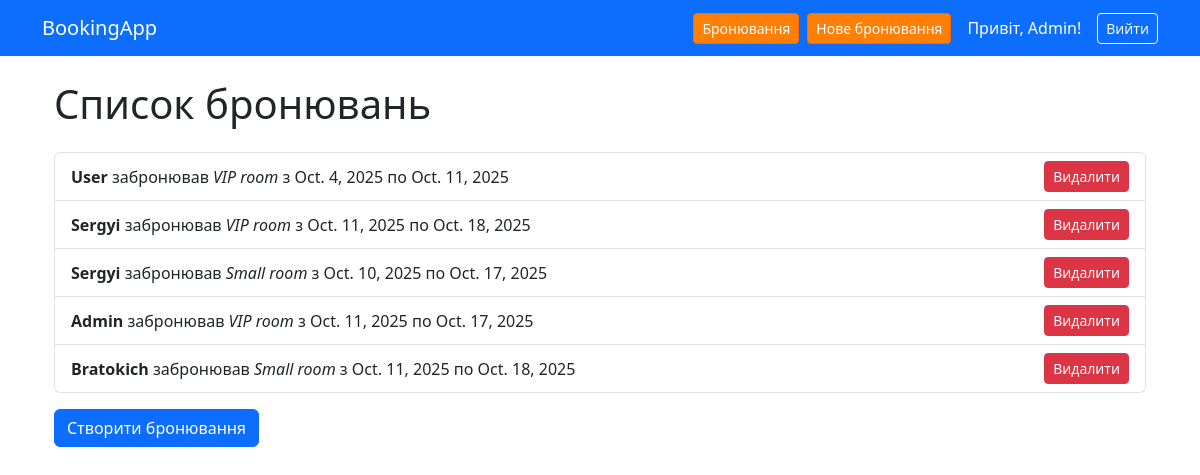
The page /bookings/ (signed in) on the database its author committed.
### booking_app/models.py (models this page shows, shortened)
class Booking(models.Model):
    customer = models.ForeignKey(Customer, on_delete=models.CASCADE)
    room = models.ForeignKey(Room, on_delete=models.CASCADE)
    check_in = models.DateField()
    check_out = models.DateField()

class Customer(models.Model):
    user = models.OneToOneField(User, on_delete=models.CASCADE)
    phone = models.CharField(max_length=20)
    def __str__(self):
        return self.user.username

class Room(models.Model):
    name = models.CharField(max_length=200)
    capacity = models.IntegerField()
    price_per_night = models.DecimalField(max_digits=8, decimal_places=2)
    def __str__(self):
        return self.name

### booking_app/views.py (the view)
# urls.py: path("bookings/", views.booking_list, name="booking_list"),
@login_required
def booking_list(request):
    if not request.user.is_staff:
        return redirect("room_list")
    bookings = Booking.objects.all()
    return render(request, "booking_list.html", {"bookings": bookings})

### booking_app/templates/booking_list.html (shortened to what this page needs)
{% extends "base.html" %}
{% block content %}
<div class="container mt-4">
    <h1 class="mb-4">Список бронювань</h1>
    <ul class="list-group">
        {% for booking in bookings %}
            <li class="list-group-item d-flex justify-content-between align-items-center">
                <div>
                    <strong>{{ booking.customer }}</strong> забронював
                    <em>{{ booking.room }}</em>
                    з {{ booking.check_in }} по {{ booking.check_out }}
                </div>
                <a href="{% url 'cancel_booking' booking.id %}" class="btn btn-danger btn-sm">Видалити</a>
            </li>
        {% empty %}
            <li class="list-group-item text-muted">Немає бронювань</li>
        {% endfor %}
    </ul>
    <div class="mt-3">
        <a href="{% url 'create_booking' %}" class="btn btn-primary">Створити бронювання</a>
    </div>
</div>
{% endblock %}

### booking_app/templates/base.html (shortened to what this page needs)
{% load static %}
<!DOCTYPE html>
<html lang="uk">
<head>
    <link href="https://cdn.jsdelivr.net/npm/bootstrap@5.3.2/dist/css/bootstrap.min.css" rel="stylesheet">
    <link rel="stylesheet" href="{% static 'css/custom.css' %}">
</head>
<body>
<nav class="navbar navbar-expand-lg navbar-dark bg-primary">
  <div class="container">
    <a class="navbar-brand" href="{% url 'room_list' %}">BookingApp</a>
    <div class="d-flex align-items-center gap-2">
      <a class="btn btn-light btn-sm" href="{% url 'booking_list' %}">Бронювання</a>
      <a class="btn btn-light btn-sm" href="{% url 'create_booking' %}">Нове бронювання</a>
      {% if user.is_authenticated %}
        <span class="text-white ms-2">Привіт, {{ user.username }}!</span>
        <a class="btn btn-outline-light btn-sm ms-2" href="{% url 'logout' %}">Вийти</a>
      {% else %}
        <a class="btn btn-outline-light btn-sm" href="{% url 'login' %}">Увійти</a>
        <a class="btn btn-outline-light btn-sm" href="{% url 'register' %}">Реєстрація</a>
      {% endif %}
    </div>
  </div>
</nav>
<div class="container mt-4">
    {% block content %}{% endblock %}
</div>
</body>
</html>

### static/css/custom.css (style rules this page uses)
.navbar .btn-light { background-color: #ff7f07; color: white; border-color: #ff6600; }

### rows shown on the page
Booking: customer "User", room "VIP room", check_in "Oct. 4, 2025", check_out "Oct. 11, 2025"
Booking: customer "Sergyi", room "VIP room", check_in "Oct. 11, 2025", check_out "Oct. 18, 2025"
Booking: customer "Sergyi", room "Small room", check_in "Oct. 10, 2025", check_out "Oct. 17, 2025"
Booking: customer "Admin", room "VIP room", check_in "Oct. 11, 2025", check_out "Oct. 17, 2025"
Booking: customer "Bratokich", room "Small room", check_in "Oct. 11, 2025", check_out "Oct. 18, 2025"

### other values the page prints
{{ user.username }} "Admin"
